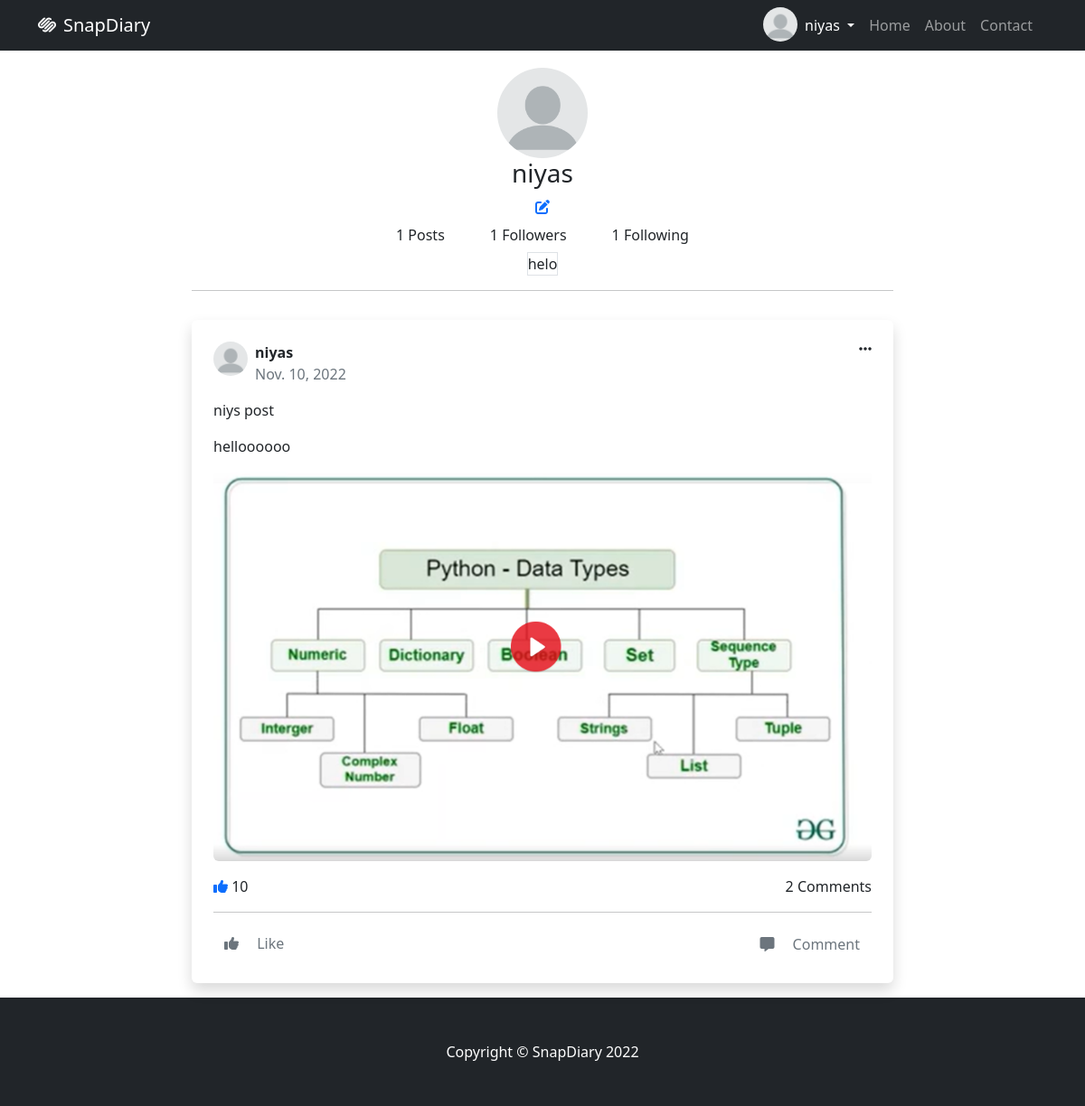
Page /profile/ (signed in) on the earlier database version.
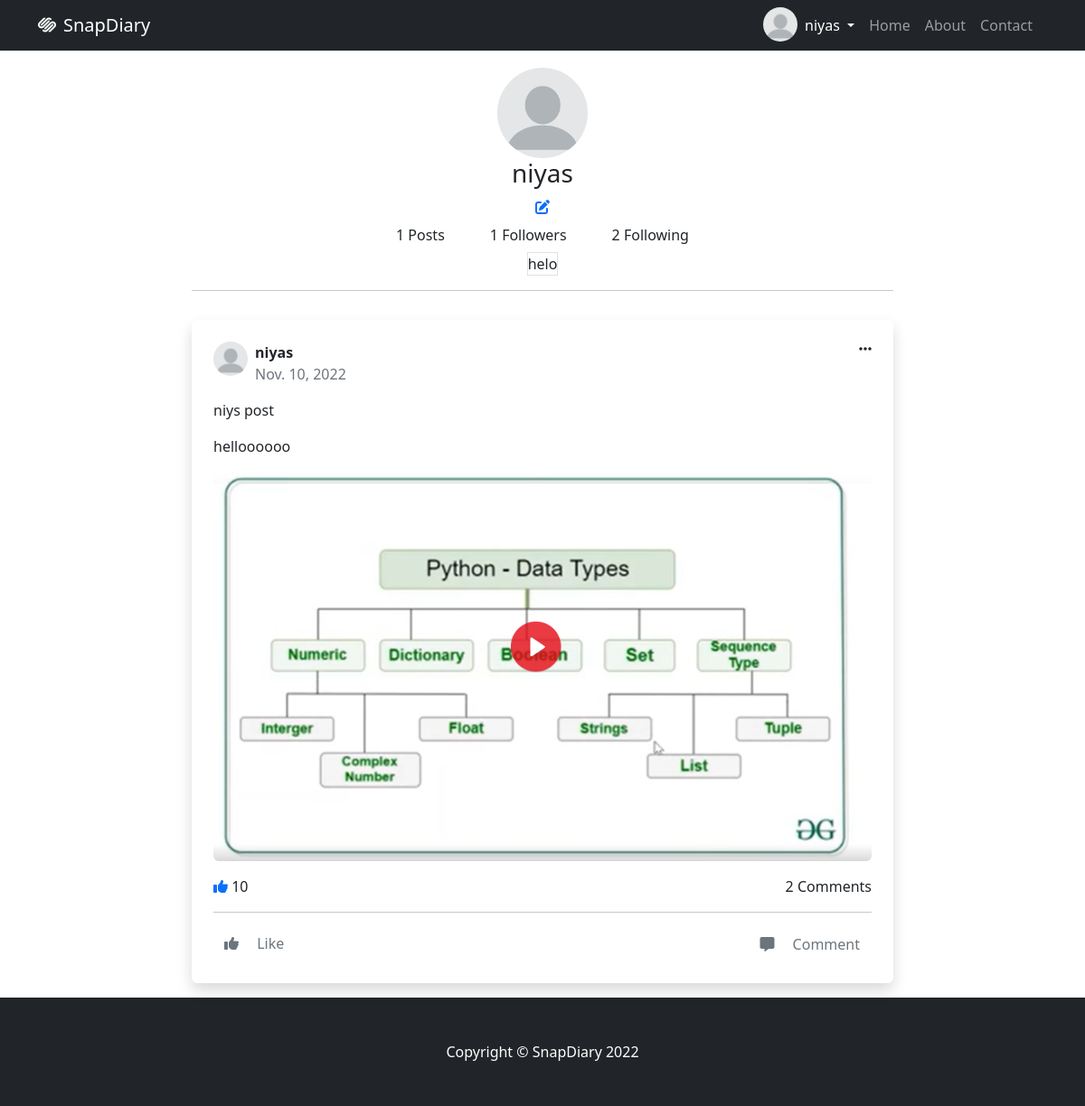
Same page on the later database version.
### socialapp/models.py (models this page shows)
class Myuser(AbstractUser):
  profile_pic = models.ImageField(upload_to='profile', default='default/pro_pic.png')

class UserProfile(models.Model):
  user = models.OneToOneField(Myuser, on_delete=models.CASCADE, related_name='user_profile')
  bio = models.CharField(max_length=120, null=True, blank=True)
  mobile = models.CharField(max_length=12, null=True, blank=True)
  dob = models.DateField(null=True, blank=True)
  GENDER_CHOICES = (
    ('Male', 'Male'),
    ('Female', 'Female'),
    ('Others', 'Others')
  )
  gender = models.CharField(max_length=12, choices=GENDER_CHOICES, null=True, blank=True)
  following = models.ManyToManyField(Myuser, related_name='followinglist', blank=True)
  followers = models.ManyToManyField(Myuser, related_name='followerslist', blank=True)
  @property
  def get_followers(self):
    return self.followers.all()
  @property
  def get_followings(self):
    return self.following.all()

### socialapp/views.py (the view)
# urls.py: path('profile/', views.MyProfileView.as_view(), name='social-my-profile'),
@method_decorator(decs, name='dispatch')
class MyProfileView(View):
  def get(self, request, *args, **kwargs):
    posts = request.user.my_post.all()
    return render(request, 'profile.html', {'myposts': posts})

### socialapp/views.py (called while the page is built)
def signin_required(fn):
  def wrapper(request, *args, **kwargs):
    if not request.user.is_authenticated:
      return redirect('social-login')
    else:
      return fn(request, *args, **kwargs)
  return wrapper

### socialapp/templates/profile.html (shortened to what this page needs)
{%extends 'base.html'%}
{%block body_block%}
<div class="container-fluid">
	<div class="row">
		<div class="col-2"></div>
		<div class="col-8" style="min-height: 100vh;">
			<div>
				<div class="d-flex justify-content-center">
					<div>
						<a href="" data-bs-toggle="modal" data-bs-target="#profilePic" role="button">
							<img
							src="{{request.user.profile_pic.url}}"
							class="rounded-circle  d-inline"
							alt="avatar"
							style="width: 100px; height: 100px; object-fit: cover"
							/>
						</a>
					</div>
				</div>
				<div class="d-flex justify-content-center">
					<div>
						<h3>{{request.user}}</h3>
					</div>
				</div>
				{%if request.user.user_profile%}
				<div class="d-flex justify-content-center">
					<a href="{%url 'social-edit-profile'%}" ><i class="fa-solid fa-pen-to-square "></i></a>
				</div>
				{%else%}
				<div class="d-flex justify-content-center">
					<a href="{%url 'social-add-profile'%}" ><i class="fa-solid fa-plus"></i></a>
				</div>
				{%endif%}
				<div class="d-flex justify-content-center">
					{%if request.user.my_post.all%}
						<div>
							<a href="" class="btn me-4">{{request.user.my_post.count}} Posts</a>
						</div>
					{%else%}
						<div>
							<a href="" class="btn me-4">0 Posts</a>
						</div>
					{%endif%}
					<div>
						{%if request.user.user_profile%}
							<a href="" class="btn me-4">{{request.user.user_profile.get_followers.count}} Followers</a>
						{%else%}
							<a href="" class="btn me-4">0 Followers</a>
						{%endif%}
					</div>
					<div>
						{%if request.user.user_profile%}
							<a href="" class="btn">{{request.user.user_profile.get_followings.count}} Following</a>
						{%else%}
							<a href="" class="btn me-4">0 Following</a>
						{%endif%}
					</div>
				</div>
				<div class="d-flex justify-content-center">
					{%if request.user.user_profile.bio%}
					<div class="border">
						{{request.user.user_profile.bio}}
					</div>
					{%endif%}
				</div>
				<hr>
				{%if myposts%}
				{%for post in myposts%}
				<div class="d-flex justify-content-center">
					<div class="bg-white p-4 rounded shadow mt-3 mb-3">
						<div class="d-flex justify-content-between">
								<div class="d-flex">
										<img
												src="{{post.user.profile_pic.url}}"
												alt="avatar"
												class="rounded-circle me-2"
												style="width: 38px; height: 38px; object-fit: cover"
										/>
										<div>
												<p class="m-0 fw-bold">{{post.user}}</p>
												<span class="text-muted fs-7">{{post.posted_date}}</span>
										</div>
								</div>
								<i
								class="fas fa-ellipsis-h"
								type="button"
								id="post1Menu"
								data-bs-toggle="dropdown"
								aria-expanded="false"
								>
								</i>
						</div>
						<div class="mt-3">
								<div>
										<p>
												{{post.title}}
										</p>
										<p>
												{{post.description}}
										</p>
										<img
												src="{{post.post_image.url}}"
												alt="post image"
												class="img-fluid rounded"
										/>
								</div>
								<div class="mt-3 d-flex justify-content-between">
										<div><i class="text-primary fas fa-thumbs-up"></i> 10</div>
										<div>2 Comments</i></div>
								</div>
								<hr>
								<div class="d-flex justify-content-between">
										<div>
												<a href="" class="btn text-muted" style="border: none;">
														<i class="fas fa-thumbs-up me-3"></i>
														<span class="m-0">Like</span>
												</a>
										</div>
										<div>
												<a class="btn text-muted" data-bs-toggle="collapse" href="#collapseExample" role="button" aria-expanded="false" aria-controls="collapseExample">
														<i class="fas fa-comment-alt me-3"></i>
														<span class="m-0">Comment</span>
												</a>
										</div>
								</div>
						</div>
				</div>
				</div>
				{%endfor%}
				{%else%}
					<p>No Posts Yet</p>
				{%endif%}
			</div>
		</div>
		<div class="col-2"></div>
	</div>
</div>
{%endblock%}

### socialapp/templates/base.html (shortened to what this page needs)
<!DOCTYPE html>
{%load static%}
<html lang="en">
    <head>
        <link href={%static 'css/styles.css'%} rel="stylesheet" />
        <link href={%static 'css/nav.css'%} rel="stylesheet">
        <link rel="stylesheet" href="https://cdnjs.cloudflare.com/ajax/libs/font-awesome/6.2.0/css/all.min.css" />
        <link href="https://cdn.jsdelivr.net/npm/bootstrap@5.2.2/dist/css/bootstrap.min.css" rel="stylesheet">
    </head>
    <body>
        <nav class="navbar navbar-expand-lg navbar-dark bg-dark position-fixed-bottom">
            <div class="container">
                <a class="navbar-brand" href="{%url 'social-home'%}"><i class="fa-brands fa-squarespace me-2"></i>SnapDiary</a>
                <div class="collapse navbar-collapse" id="navbarSupportedContent">
                    <ul class="navbar-nav ms-auto mb-2 mb-lg-0">
                      <img
                      src="{{request.user.profile_pic.url}}"
                      class="rounded-circle  d-inline"
                      alt="avatar"
                      style="width: 38px; height: 38px; object-fit: cover"
                      />
                      <li class="nav-item dropdown">
                        <a class="nav-link dropdown-toggle active" href="#" role="button" data-bs-toggle="dropdown" aria-expanded="false">
                          {{request.user}}
                        </a>
                      </li>
                      <li class="nav-item"><a class="nav-link" href="{%url 'social-home'%}">Home</a></li>
                      <li class="nav-item"><a class="nav-link" href="#!">About</a></li>
                      <li class="nav-item me-2"><a class="nav-link" href="#!">Contact</a></li>
                    </ul>
                </div>
            </div>
        </nav>
        {%block body_block%}
        {%endblock%}
        <footer class="py-5 bg-dark">
            <div class="container"><p class="m-0 text-center text-white">Copyright &copy; SnapDiary 2022</p></div>
        </footer>
    </body>
</html>

Differences in the rows shown:
changed Myuser "niyas": user.user_profile.get_followings.count "1" → "2"
